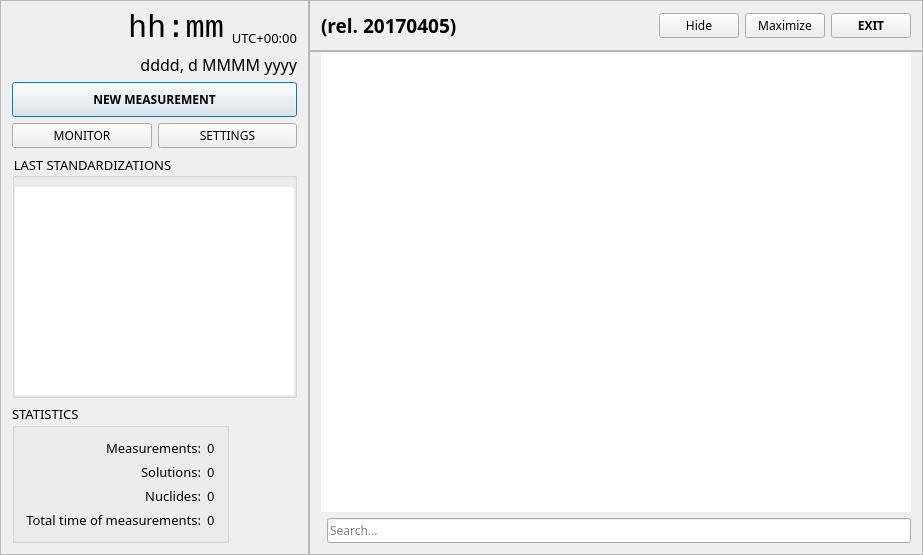
<?xml version="1.0" encoding="UTF-8"?>
<ui version="4.0">
 <class>MainWindow</class>
 <widget class="QMainWindow" name="MainWindow">
  <property name="geometry">
   <rect>
    <x>0</x>
    <y>0</y>
    <width>923</width>
    <height>555</height>
   </rect>
  </property>
  <property name="font">
   <font>
    <family>Lucida Sans Unicode</family>
    <pointsize>10</pointsize>
   </font>
  </property>
  <property name="windowTitle">
   <string>QTD Control Software</string>
  </property>
  <widget class="QWidget" name="centralWidget">
   <layout class="QGridLayout" name="gridLayout_10">
    <property name="leftMargin">
     <number>0</number>
    </property>
    <property name="topMargin">
     <number>0</number>
    </property>
    <property name="rightMargin">
     <number>0</number>
    </property>
    <property name="bottomMargin">
     <number>0</number>
    </property>
    <property name="spacing">
     <number>0</number>
    </property>
    <item row="1" column="1">
     <widget class="QFrame" name="contentsMainFrame">
      <property name="frameShape">
       <enum>QFrame::StyledPanel</enum>
      </property>
      <property name="frameShadow">
       <enum>QFrame::Raised</enum>
      </property>
      <layout class="QGridLayout" name="gridLayout_5">
       <property name="topMargin">
        <number>0</number>
       </property>
       <item row="0" column="0" rowspan="2">
        <layout class="QGridLayout" name="gridLayout_3">
         <item row="0" column="0" colspan="2">
          <widget class="QTableWidget" name="registerTableWidget">
           <property name="font">
            <font>
             <family>Lucida Sans Unicode</family>
             <pointsize>9</pointsize>
            </font>
           </property>
           <property name="contextMenuPolicy">
            <enum>Qt::CustomContextMenu</enum>
           </property>
           <property name="frameShape">
            <enum>QFrame::NoFrame</enum>
           </property>
           <property name="editTriggers">
            <set>QAbstractItemView::NoEditTriggers</set>
           </property>
           <property name="showDropIndicator" stdset="0">
            <bool>false</bool>
           </property>
           <property name="sortingEnabled">
            <bool>false</bool>
           </property>
           <property name="wordWrap">
            <bool>false</bool>
           </property>
           <attribute name="horizontalHeaderShowSortIndicator" stdset="0">
            <bool>false</bool>
           </attribute>
           <attribute name="horizontalHeaderStretchLastSection">
            <bool>true</bool>
           </attribute>
           <attribute name="verticalHeaderDefaultSectionSize">
            <number>21</number>
           </attribute>
          </widget>
         </item>
         <item row="1" column="1">
          <widget class="QLineEdit" name="searchLineEdit">
           <property name="font">
            <font>
             <family>Lucida Sans Unicode</family>
             <pointsize>9</pointsize>
            </font>
           </property>
           <property name="alignment">
            <set>Qt::AlignLeading|Qt::AlignLeft|Qt::AlignVCenter</set>
           </property>
           <property name="placeholderText">
            <string>Search...</string>
           </property>
          </widget>
         </item>
        </layout>
       </item>
      </layout>
     </widget>
    </item>
    <item row="0" column="0" rowspan="2">
     <widget class="QFrame" name="leftMainFrame">
      <property name="sizePolicy">
       <sizepolicy hsizetype="Fixed" vsizetype="Preferred">
        <horstretch>0</horstretch>
        <verstretch>0</verstretch>
       </sizepolicy>
      </property>
      <property name="frameShape">
       <enum>QFrame::StyledPanel</enum>
      </property>
      <property name="frameShadow">
       <enum>QFrame::Raised</enum>
      </property>
      <layout class="QGridLayout" name="gridLayout_9">
       <property name="topMargin">
        <number>0</number>
       </property>
       <item row="3" column="0" colspan="2">
        <widget class="QGroupBox" name="groupBox_2">
         <property name="sizePolicy">
          <sizepolicy hsizetype="Expanding" vsizetype="Expanding">
           <horstretch>0</horstretch>
           <verstretch>0</verstretch>
          </sizepolicy>
         </property>
         <property name="font">
          <font>
           <family>Lucida Sans Unicode</family>
           <pointsize>10</pointsize>
          </font>
         </property>
         <property name="styleSheet">
          <string notr="true">QGroupBox {
	background-color: rgba(241, 241, 241,0);
}</string>
         </property>
         <property name="title">
          <string>LAST STANDARDIZATIONS</string>
         </property>
         <layout class="QGridLayout" name="gridLayout_6">
          <property name="leftMargin">
           <number>0</number>
          </property>
          <property name="topMargin">
           <number>9</number>
          </property>
          <property name="rightMargin">
           <number>0</number>
          </property>
          <property name="bottomMargin">
           <number>0</number>
          </property>
          <item row="0" column="0">
           <widget class="QTableWidget" name="lastStandaTableWidget">
            <property name="sizePolicy">
             <sizepolicy hsizetype="Preferred" vsizetype="Expanding">
              <horstretch>0</horstretch>
              <verstretch>0</verstretch>
             </sizepolicy>
            </property>
            <property name="font">
             <font>
              <family>Lucida Sans Unicode</family>
              <pointsize>9</pointsize>
             </font>
            </property>
            <property name="frameShape">
             <enum>QFrame::NoFrame</enum>
            </property>
            <property name="editTriggers">
             <set>QAbstractItemView::NoEditTriggers</set>
            </property>
            <attribute name="horizontalHeaderShowSortIndicator" stdset="0">
             <bool>false</bool>
            </attribute>
            <attribute name="horizontalHeaderStretchLastSection">
             <bool>false</bool>
            </attribute>
            <attribute name="verticalHeaderDefaultSectionSize">
             <number>21</number>
            </attribute>
           </widget>
          </item>
         </layout>
        </widget>
       </item>
       <item row="4" column="0" colspan="2">
        <widget class="QGroupBox" name="groupBox">
         <property name="sizePolicy">
          <sizepolicy hsizetype="Fixed" vsizetype="Preferred">
           <horstretch>0</horstretch>
           <verstretch>0</verstretch>
          </sizepolicy>
         </property>
         <property name="font">
          <font>
           <pointsize>10</pointsize>
          </font>
         </property>
         <property name="title">
          <string>STATISTICS</string>
         </property>
         <layout class="QGridLayout" name="gridLayout_4">
          <item row="0" column="0">
           <widget class="QLabel" name="label">
            <property name="font">
             <font>
              <family>Lucida Sans Unicode</family>
             </font>
            </property>
            <property name="text">
             <string>Measurements:</string>
            </property>
            <property name="alignment">
             <set>Qt::AlignRight|Qt::AlignTrailing|Qt::AlignVCenter</set>
            </property>
           </widget>
          </item>
          <item row="0" column="1">
           <widget class="QLabel" name="measurementCountLabel">
            <property name="text">
             <string>0</string>
            </property>
           </widget>
          </item>
          <item row="1" column="0">
           <widget class="QLabel" name="label_5">
            <property name="font">
             <font>
              <family>Lucida Sans Unicode</family>
             </font>
            </property>
            <property name="text">
             <string>Solutions:</string>
            </property>
            <property name="alignment">
             <set>Qt::AlignRight|Qt::AlignTrailing|Qt::AlignVCenter</set>
            </property>
           </widget>
          </item>
          <item row="1" column="1">
           <widget class="QLabel" name="solutionCountLabel">
            <property name="text">
             <string>0</string>
            </property>
           </widget>
          </item>
          <item row="2" column="0">
           <widget class="QLabel" name="label_6">
            <property name="font">
             <font>
              <family>Lucida Sans Unicode</family>
             </font>
            </property>
            <property name="text">
             <string>Nuclides:</string>
            </property>
            <property name="alignment">
             <set>Qt::AlignRight|Qt::AlignTrailing|Qt::AlignVCenter</set>
            </property>
           </widget>
          </item>
          <item row="2" column="1">
           <widget class="QLabel" name="nuclideCountLabel">
            <property name="text">
             <string>0</string>
            </property>
           </widget>
          </item>
          <item row="3" column="0">
           <widget class="QLabel" name="label_9">
            <property name="font">
             <font>
              <family>Lucida Sans Unicode</family>
             </font>
            </property>
            <property name="text">
             <string>Total time of measurements:</string>
            </property>
            <property name="alignment">
             <set>Qt::AlignRight|Qt::AlignTrailing|Qt::AlignVCenter</set>
            </property>
           </widget>
          </item>
          <item row="3" column="1">
           <widget class="QLabel" name="totalTimeCountLabel">
            <property name="text">
             <string>0</string>
            </property>
           </widget>
          </item>
         </layout>
        </widget>
       </item>
       <item row="0" column="0" colspan="2">
        <layout class="QGridLayout" name="gridLayout_2">
         <property name="topMargin">
          <number>9</number>
         </property>
         <item row="0" column="2" colspan="2">
          <widget class="QLabel" name="curreTimeLabel">
           <property name="font">
            <font>
             <family>Lucida Console</family>
             <pointsize>24</pointsize>
             <weight>50</weight>
             <bold>false</bold>
            </font>
           </property>
           <property name="text">
            <string>hh:mm</string>
           </property>
           <property name="alignment">
            <set>Qt::AlignLeading|Qt::AlignLeft|Qt::AlignTop</set>
           </property>
          </widget>
         </item>
         <item row="0" column="4" colspan="2">
          <widget class="QLabel" name="zoneTimeLabel">
           <property name="text">
            <string>UTC+00:00</string>
           </property>
           <property name="alignment">
            <set>Qt::AlignBottom|Qt::AlignRight|Qt::AlignTrailing</set>
           </property>
          </widget>
         </item>
         <item row="0" column="1">
          <spacer name="horizontalSpacer_3">
           <property name="orientation">
            <enum>Qt::Horizontal</enum>
           </property>
           <property name="sizeHint" stdset="0">
            <size>
             <width>40</width>
             <height>20</height>
            </size>
           </property>
          </spacer>
         </item>
         <item row="0" column="0" rowspan="2">
          <widget class="QLabel" name="label_2">
           <property name="sizePolicy">
            <sizepolicy hsizetype="Fixed" vsizetype="Fixed">
             <horstretch>0</horstretch>
             <verstretch>0</verstretch>
            </sizepolicy>
           </property>
           <property name="minimumSize">
            <size>
             <width>64</width>
             <height>64</height>
            </size>
           </property>
           <property name="maximumSize">
            <size>
             <width>64</width>
             <height>64</height>
            </size>
           </property>
           <property name="text">
            <string/>
           </property>
           <property name="pixmap">
            <pixmap resource="qtd.qrc">:/Image/logoTransparent.png</pixmap>
           </property>
           <property name="scaledContents">
            <bool>true</bool>
           </property>
          </widget>
         </item>
         <item row="1" column="1" colspan="5">
          <widget class="QLabel" name="currDateLabel">
           <property name="sizePolicy">
            <sizepolicy hsizetype="Preferred" vsizetype="Preferred">
             <horstretch>0</horstretch>
             <verstretch>0</verstretch>
            </sizepolicy>
           </property>
           <property name="font">
            <font>
             <pointsize>12</pointsize>
            </font>
           </property>
           <property name="text">
            <string>dddd, d MMMM yyyy</string>
           </property>
           <property name="alignment">
            <set>Qt::AlignRight|Qt::AlignTop|Qt::AlignTrailing</set>
           </property>
          </widget>
         </item>
        </layout>
       </item>
       <item row="2" column="0">
        <widget class="QPushButton" name="monitorPushButton">
         <property name="enabled">
          <bool>true</bool>
         </property>
         <property name="font">
          <font>
           <pointsize>9</pointsize>
          </font>
         </property>
         <property name="text">
          <string>MONITOR</string>
         </property>
        </widget>
       </item>
       <item row="2" column="1">
        <widget class="QPushButton" name="settingsPushButton">
         <property name="font">
          <font>
           <pointsize>9</pointsize>
          </font>
         </property>
         <property name="text">
          <string>SETTINGS</string>
         </property>
        </widget>
       </item>
       <item row="1" column="0" colspan="2">
        <widget class="QPushButton" name="newPushButton">
         <property name="minimumSize">
          <size>
           <width>0</width>
           <height>35</height>
          </size>
         </property>
         <property name="font">
          <font>
           <pointsize>9</pointsize>
           <weight>75</weight>
           <bold>true</bold>
          </font>
         </property>
         <property name="text">
          <string>NEW MEASUREMENT</string>
         </property>
         <property name="autoDefault">
          <bool>false</bool>
         </property>
         <property name="default">
          <bool>true</bool>
         </property>
        </widget>
       </item>
      </layout>
     </widget>
    </item>
    <item row="0" column="1">
     <widget class="QFrame" name="topMainFrame">
      <property name="sizePolicy">
       <sizepolicy hsizetype="Preferred" vsizetype="Fixed">
        <horstretch>0</horstretch>
        <verstretch>0</verstretch>
       </sizepolicy>
      </property>
      <property name="frameShape">
       <enum>QFrame::StyledPanel</enum>
      </property>
      <property name="frameShadow">
       <enum>QFrame::Raised</enum>
      </property>
      <layout class="QGridLayout" name="gridLayout">
       <item row="0" column="2">
        <spacer name="horizontalSpacer">
         <property name="orientation">
          <enum>Qt::Horizontal</enum>
         </property>
         <property name="sizeHint" stdset="0">
          <size>
           <width>397</width>
           <height>20</height>
          </size>
         </property>
        </spacer>
       </item>
       <item row="0" column="1">
        <widget class="QLabel" name="titleLabel">
         <property name="sizePolicy">
          <sizepolicy hsizetype="Fixed" vsizetype="Fixed">
           <horstretch>0</horstretch>
           <verstretch>0</verstretch>
          </sizepolicy>
         </property>
         <property name="font">
          <font>
           <pointsize>14</pointsize>
           <weight>75</weight>
           <bold>true</bold>
          </font>
         </property>
         <property name="text">
          <string>(rel. 20170405)</string>
         </property>
         <property name="alignment">
          <set>Qt::AlignBottom|Qt::AlignLeading|Qt::AlignLeft</set>
         </property>
        </widget>
       </item>
       <item row="0" column="5">
        <widget class="QPushButton" name="exitPushButton">
         <property name="font">
          <font>
           <pointsize>9</pointsize>
           <weight>75</weight>
           <bold>true</bold>
          </font>
         </property>
         <property name="text">
          <string>EXIT</string>
         </property>
        </widget>
       </item>
       <item row="0" column="4">
        <widget class="QPushButton" name="maximizePushButton">
         <property name="font">
          <font>
           <pointsize>9</pointsize>
          </font>
         </property>
         <property name="text">
          <string>Maximize</string>
         </property>
         <property name="checkable">
          <bool>true</bool>
         </property>
        </widget>
       </item>
       <item row="0" column="3">
        <widget class="QPushButton" name="hidePushButton">
         <property name="font">
          <font>
           <pointsize>9</pointsize>
          </font>
         </property>
         <property name="text">
          <string>Hide</string>
         </property>
        </widget>
       </item>
       <item row="0" column="0">
        <spacer name="horizontalSpacer_6">
         <property name="orientation">
          <enum>Qt::Horizontal</enum>
         </property>
         <property name="sizeHint" stdset="0">
          <size>
           <width>40</width>
           <height>20</height>
          </size>
         </property>
        </spacer>
       </item>
      </layout>
     </widget>
    </item>
   </layout>
  </widget>
 </widget>
 <layoutdefault spacing="6" margin="11"/>
 <resources>
  <include location="qtd.qrc"/>
 </resources>
 <connections/>
</ui>
